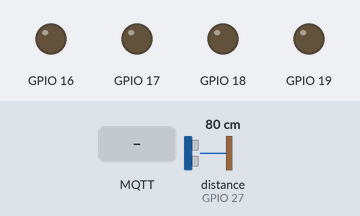
A sketch run on a simulated ESP32. Shown: output pins drawn as LEDs (lit = HIGH). The inputs (shaded band) are chosen by the test bench; at power-on: distance to the obstacle (sensor on GPIO 27) 80 cm. The echo pulse lasts 58.3 µs per cm; WiFi joins after 1.5 s; servers stay silent unless stated; no MQTT or app messages arrive unless stated; pins used as bus, display or sensor lines are not drawn; what the sketch prints to the serial monitor is not drawn.

Above: at 2.7 s.
2.8 s: MQTT message "ON" arrives on the first subscribed topic
At 4.0 s:
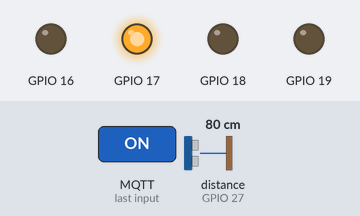
4.3 s: MQTT message "ON" arrives on the second subscribed topic
At 5.1 s:
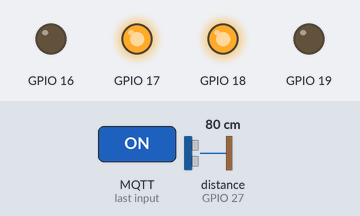
5.8 s: MQTT message "ON" arrives on the third subscribed topic
At 6.2 s:
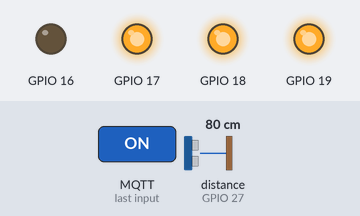
7.3 s: MQTT message "OFF" arrives on the first subscribed topic
At 8.5 s:
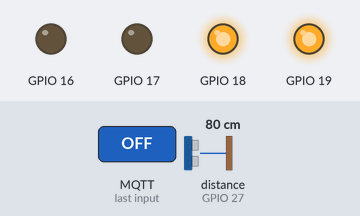
8.8 s: MQTT message "OFF" arrives on the second subscribed topic
At 9.8 s:
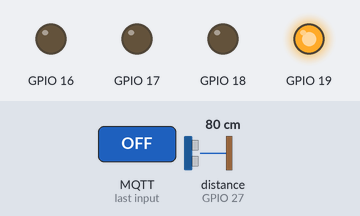
10.3 s: MQTT message "OFF" arrives on the third subscribed topic
At 10.9 s:
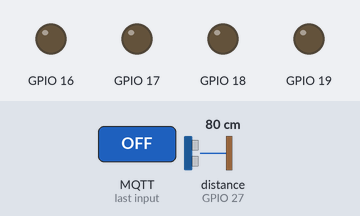
Timing chart, 0 to 12.8 s (numbered marks = the images above; inputs shaded):
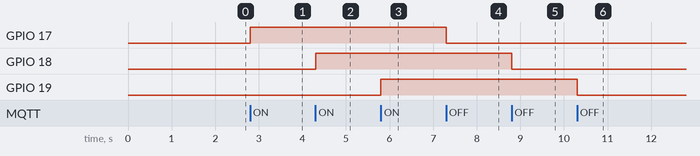

The sketch:

IntelligentObject.ino
```cpp
#include <WiFi.h>          // or ESP8266WiFi.h
#include <PubSubClient.h>
#include "SmartLED.h"
#include "LED.h"
#include "SonarSensor.h"

// ---------------- WIFI ----------------
const char* ssid = "POCO X3 NFC";
const char* password = "pikachu48";

// ---------------- MQTT ----------------
const char* mqtt_server = "broker.hivemq.com";

WiFiClient espClient;
PubSubClient client(espClient);

// ---------------- LEDs ----------------
SmartLED leds[] = {
  SmartLED(17, "IoT/ZubietaVargas/led/green/set", "IoT/ZubietaVargas/led/green/state"),
  SmartLED(18, "IoT/ZubietaVargas/led/yellow/set", "IoT/ZubietaVargas/led/yellow/state"),
  SmartLED(19, "IoT/ZubietaVargas/led/red/set", "IoT/ZubietaVargas/led/red/state"),
  SmartLED(16, "IoT/ZubietaVargas/led/blue/set", "IoT/ZubietaVargas/led/blue/state")
};

const int NUM_LEDS = 4;


// ---------------- SENSOR ----------------
SonarSensor sonar(26, 27);

// ---------------- TIMERS ----------------
unsigned long lastSensorPublish = 0;
const unsigned long BLINK_INTERVAL = 1000; // time in ms for a virtual blink(just for visual purposes in the mqtt panel app) meaning they arent synced with the physical leds
unsigned long lastBlinkTick = 0;

// ---------------- FUNCTION DECLARATIONS ----------------
void reconnect();
void callback(char* topic, byte* payload, unsigned int length);
void handleLEDCommand(LED &led, String message, const char* stateTopic);
void reconnectWiFi();
void handleVirtualBlink(LED &led, bool &state, const char* topic);

// ---------------- SETUP ----------------
void setup() {
  Serial.begin(115200);
//initial connection to wifi
  WiFi.begin(ssid, password);
  while (WiFi.status() != WL_CONNECTED) {
    delay(500);
    Serial.print(".");
  }

  Serial.println("\nWiFi connected");
//initial connection to mqtt broker
  client.setServer(mqtt_server, 1883);
  //makes it so the client calls the callback function when it receives a message from a publisher
  client.setCallback(callback);
}

// ---------------- LOOP ----------------
void loop() {
  reconnectWiFi();

  if (!client.connected()) {
    reconnect();
  }

  client.loop();
//Updates every led in case it needs to blink
  for (int i = 0; i < NUM_LEDS; i++) {
    leds[i].update();
  }
//checks if 10 s passed in order to publish a distance once more
  if (millis() - lastSensorPublish > 10000) {
    lastSensorPublish = millis();
    float dist = sonar.getDistanceCm();
    client.publish("IoT/ZubietaVargas/sensor/distance", String(dist).c_str());
  }
//checks if the virtual blink interval has passed and makes them blink virtually(just for aesthetic purposes in the mqtt panel app)
  if (millis() - lastBlinkTick >= BLINK_INTERVAL) {
    lastBlinkTick = millis();

    for (int i = 0; i < NUM_LEDS; i++) {
      leds[i].virtualBlink(client);
    }
  }
}

// ---------------- MQTT RECONNECT ----------------
void reconnect() {
  while (!client.connected()) {
    Serial.print("Connecting MQTT...");

    if (client.connect("ZubietaClient")) {
      Serial.println("connected");

      // Subscribe to LED topics
      client.subscribe("IoT/ZubietaVargas/led/green/set");
      client.subscribe("IoT/ZubietaVargas/led/yellow/set");
      client.subscribe("IoT/ZubietaVargas/led/red/set");
      client.subscribe("IoT/ZubietaVargas/led/blue/set");

      // Sensor request
      client.subscribe("IoT/ZubietaVargas/sensor/get");

    } else {
      Serial.print("failed, rc=");
      Serial.print(client.state());
      delay(2000);
    }
  }
}

// ---------------- CALLBACK ----------------
//Function called when the mqtt client receives a message in client.loop
void callback(char* topic, byte* payload, unsigned int length) {

  String message;
  for (int i = 0; i < length; i++) {
    message += (char)payload[i];//gets the payload into a string
  }

  String topicStr = String(topic);

  //For every led in the array it changes its state and publishes if its needed
  for (int i = 0; i < NUM_LEDS; i++) {
    if (topicStr == leds[i].getTopicSet()) {
      leds[i].handleCommand(message, client);
      return;
    }
  }
// If anyone asks for a distance measurement the sensor will measure it
  if (topicStr == "IoT/ZubietaVargas/sensor/get") {
    float dist = sonar.getDistanceCm();
    String msg = String(dist);
    client.publish("IoT/ZubietaVargas/sensor/distance", msg.c_str());
  }
}

//If the device has been disconnected from the internet this function tryes reconnecting it
void reconnectWiFi() {

  if (WiFi.status() == WL_CONNECTED) return;

  Serial.println("WiFi lost. Reconnecting...");

  WiFi.disconnect();
  WiFi.begin(ssid, password);

  unsigned long startAttemptTime = millis();

  // Try for 10 seconds max
  while (WiFi.status() != WL_CONNECTED && millis() - startAttemptTime < 10000) {
    delay(500);
    Serial.print(".");
  }

  if (WiFi.status() == WL_CONNECTED) {
    Serial.println("\nWiFi reconnected!");
    Serial.print("IP: ");
    Serial.println(WiFi.localIP());
  } else {
    Serial.println("\nWiFi reconnect failed.");
  }
}
```

LED.h
```cpp
#include <Arduino.h>
#pragma once
class LED {
// has three types of states in order to track what the led should be doing we put it in an enum in order to avoid applying an incorrect state
public:
  enum State : byte {
    OFF,
    ON,
    BLINK
  };

private:
  byte pin;//the number of the pin in the board the led is connected to
  State state = OFF;// what state the led should be in
  bool isOn = false;// wether the led is powered on or not
  unsigned long blinkMillis = 0;// amount of milliseconds should pass before the led toggles
  unsigned long previousMillis = 0;//a variable to keep track of the time passed asyncrhonously

public:
//consturctor

  LED(byte pin) {
    this->pin = pin;
    pinMode(pin, OUTPUT);
    turnOff();
  }

  //sets the state  of the led and turns it on immedately if its set to blink and checks if the blinks per second are distinct to 0
  void setState(State newState) {

    state = newState;

    switch (state) {

      case OFF:
        turnOff();
        break;

      case ON:
        turnOn();
        break;

      case BLINK:

        if (blinkMillis == 0) {
          state = OFF;
          turnOff();
          return;
        }

        turnOn();
        previousMillis = millis();
        break;
    }
  }


  //calculates the amount of milliseconds should happen every time the led toggles  to achieve the blinks per second assigned
  void setBlinksPerSecond(byte blinksPerSecond) {

    if (blinksPerSecond == 0) {
      blinkMillis = 0;
      return;
    }

    blinkMillis = 1000UL / (blinksPerSecond*2);
  }

  //if the led is set to blink checks wether to toggle the led or not depending on the previous millis and current millis
  void update() {

    if (state != BLINK) return;

    unsigned long currentMillis = millis();

    if (currentMillis - previousMillis >= blinkMillis) {

      previousMillis += blinkMillis;
      toggle();
    }
  }

  // changes the LED state from on to off and viceversa and writes it in console for debugging

  void toggle() {

    isOn = !isOn;

    Serial.print(pin);
    Serial.print(" -> ");

    if (isOn)
      Serial.println("HIGH");
    else
      Serial.println("LOW");

    digitalWrite(pin, isOn ? HIGH : LOW);
  }

  // turns the led on and writes it in serial for debugging
  void turnOn() {

    isOn = true;

    Serial.print(pin);
    Serial.println(" -> HIGH");

    digitalWrite(pin, HIGH);
  }

  // turns the led off and writes it in serial for debugging
  void turnOff() {

    isOn = false;

    Serial.print(pin);
    Serial.println(" -> LOW");

    digitalWrite(pin, LOW);
  }

  LED::State getState() {
  return state;
  }

};
```

SmartLED.h
```cpp
#include <PubSubClient.h>
#include <Arduino.h>
#include "LED.h"

class SmartLED {
private:
  LED led;
  bool virtualState;
  String topicSet;
  String topicState;

public:
  SmartLED(int pin, String setT, String stateT)
    : led(pin), topicSet(setT), topicState(stateT), virtualState(false) {}

  void update() {
    led.update();
  }
  //the handler of the messages that have been sent to the LED and changes its state and configs
  void handleCommand(String message, PubSubClient &client) {

    if (message == "ON") {
      led.setState(LED::ON);
      client.publish(topicState.c_str(), "ON");
    }

    else if (message == "OFF") {
      led.setState(LED::OFF);
      client.publish(topicState.c_str(), "OFF");
    }

    else if (message.startsWith("BLINK")) {
      int idx = message.indexOf(':');

      if (idx > 0) {
        int speed = message.substring(idx + 1).toInt();
        led.setBlinksPerSecond(speed);
        led.setState(LED::BLINK);

        client.publish(topicState.c_str(), "BLINK");
      }
    }
  }
//virtual blink is made just for the visual and aesthetic aspect of the iot mqtt panel app to turn on and off leds when its set to blink
//these are virtual blinks that are not in sync with the real LEDS
//publishes into the topic of state led
  void virtualBlink(PubSubClient &client) {
    if (led.getState() != LED::BLINK) return;

    virtualState = !virtualState;
    client.publish(topicState.c_str(), virtualState ? "ON" : "OFF");
  }

  String getTopicSet() {
    return topicSet;
  }
};
```

SonarSensor.h
```cpp
#include <Arduino.h>
#pragma once
class SonarSensor
{
private:
  byte trigPin;// what number of pin in the board the trigger pin is connected to
  byte echoPin;// what number of pin in the board the echo pin is connected to

public:

//constructor
  SonarSensor(byte trigPin, byte echoPin)
  {
    this->trigPin=trigPin;
    this->echoPin=echoPin;
    pinMode(trigPin, OUTPUT);
    pinMode(echoPin, INPUT);
    digitalWrite(trigPin, LOW);
  }
  //sends an pulse and times the response time and converts it into centimeters
  float getDistanceCm()
  {

    //sends the trigger pulse
    digitalWrite(trigPin, LOW);
    delayMicroseconds(2);

    digitalWrite(trigPin, HIGH);
    delayMicroseconds(10);
    digitalWrite(trigPin, LOW);

    // measures time it takes to return a response
    unsigned long duration = pulseIn(echoPin, HIGH, 30000);// timesout at 30 milliseconds

    if (duration == 0)
      return -1; // didnt detect an object
    return (duration * 0.0343) / 2.0;// converts time into cms
  }
};
```

Measured:
- after the input at 2.8 s, GPIO 17: LOW → HIGH at once
- after the input at 4.3 s, GPIO 18: LOW → HIGH at once
- after the input at 5.8 s, GPIO 19: LOW → HIGH at once
- after the input at 7.3 s, GPIO 17: HIGH → LOW at once
- after the input at 8.8 s, GPIO 18: HIGH → LOW at once
- after the input at 10.3 s, GPIO 19: HIGH → LOW at once
